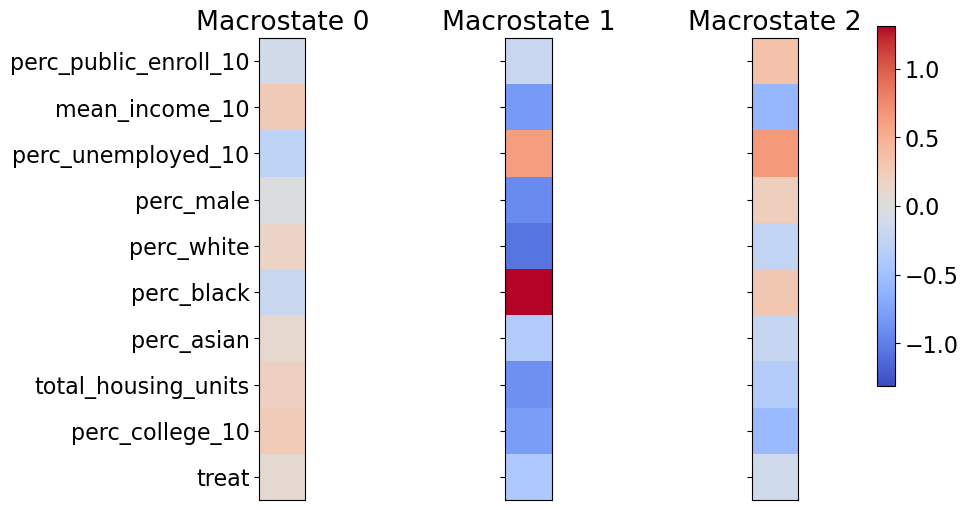
#> input picture cfl_hri/figure/poverty_cluster_3.png, 968 x 510 px, found by its file name
$ jupyter execute --allow-errors plot_merge.ipynb   (older library calls are emulated)
#> lines starting #> are read from the running program, lines starting #| are printed output that depends on the picture
[cell 1]
from PIL import Image
images_list = ['poverty_cluster_3.png',
                'poverty_cluster_6.png']
imgs = [Image.open(i) for i in images_list]
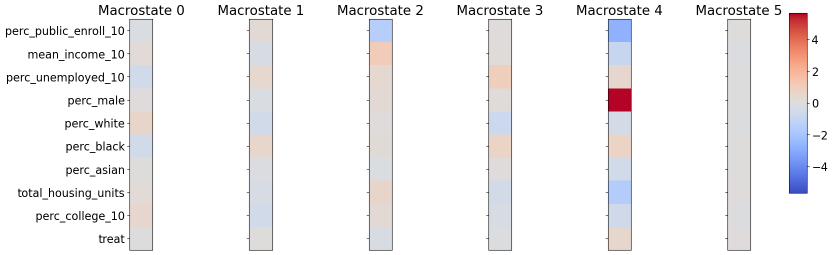
#> input picture cfl_hri/figure/poverty_cluster_6.png, 1666 x 510 px, found by its file name (shown at 1/2 size)
#> imgs = 2 items

# If you're using an older version of Pillow, you might have to use .size[0] instead of .width
# and later on, .size[1] instead of .height
min_img_width = min(i.width for i in imgs)
#> min_img_width = 968

total_height = 0
for i, img in enumerate(imgs):
    # If the image is larger than the minimum width, resize it
    if img.width > min_img_width:
        imgs[i] = img.resize((min_img_width, int(img.height / img.width * min_img_width)), Image.ANTIALIAS)
    total_height += imgs[i].height
#> this loop made 2 passes
#> total_height on passes 1 to 2: 510, 806
#> after the loop, total_height = 806

# I have picked the mode of the first image to be generic. You may have other ideas
# Now that we know the total height of all of the resized images, we know the height of our final image
img_merge = Image.new(imgs[0].mode, (min_img_width, total_height))
#> img_merge: PIL image 968x806 RGBA; every value is 0
y = 0
for img in imgs:
    img_merge.paste(img, (0, y))

    y += img.height
#> this loop made 2 passes
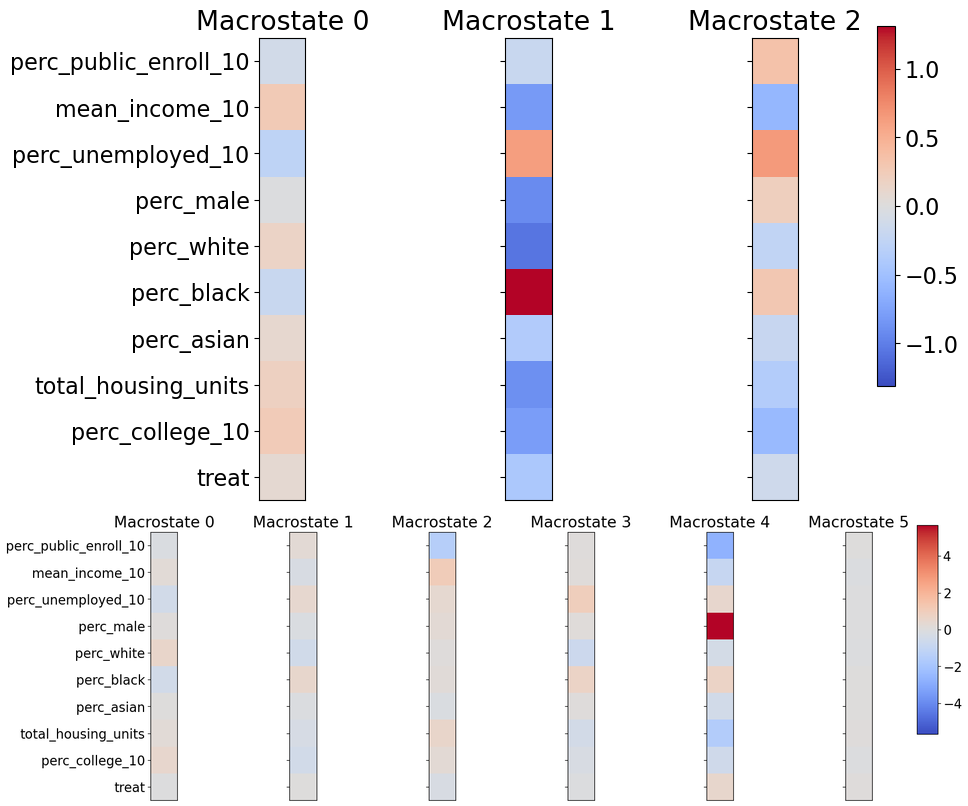
#> img_merge: PIL image 968x806 RGBA; mean R, G, B, A 239.5, 238.3, 240.9, 255
#> after the loop, y = 806
img_merge.save('cluster_poverty.png')

[cell 2]
from PIL import Image
images_list = ['value_cluster_3.png',
                'value_cluster_6.png']
imgs = [Image.open(i) for i in images_list]
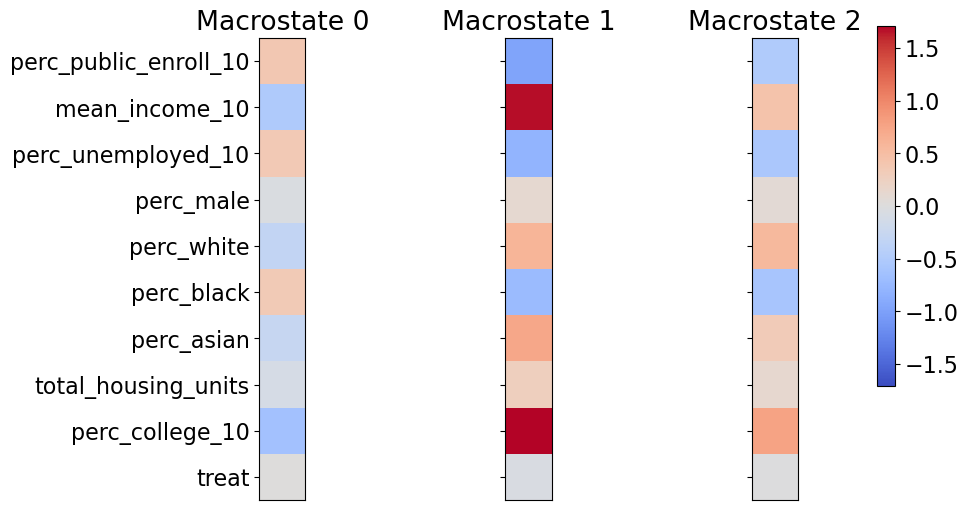
#> input picture cfl_hri/figure/value_cluster_3.png, 968 x 510 px, found by its file name
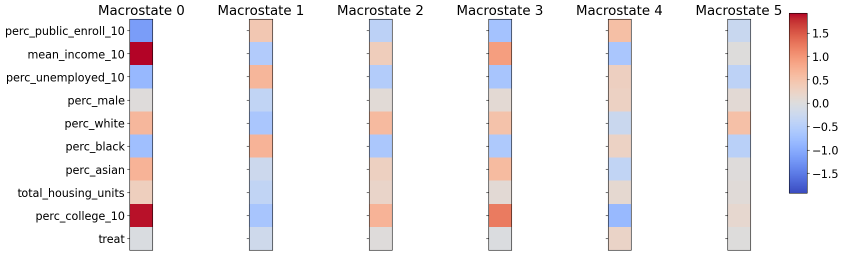
#> input picture cfl_hri/figure/value_cluster_6.png, 1687 x 510 px, found by its file name (shown at 1/2 size)

# If you're using an older version of Pillow, you might have to use .size[0] instead of .width
# and later on, .size[1] instead of .height
min_img_width = min(i.width for i in imgs)

total_height = 0
for i, img in enumerate(imgs):
    # If the image is larger than the minimum width, resize it
    if img.width > min_img_width:
        imgs[i] = img.resize((min_img_width, int(img.height / img.width * min_img_width)), Image.ANTIALIAS)
    total_height += imgs[i].height
#> this loop made 2 passes
#> total_height on passes 1 to 2: 510, 802
#> after the loop, total_height = 802

# I have picked the mode of the first image to be generic. You may have other ideas
# Now that we know the total height of all of the resized images, we know the height of our final image
img_merge = Image.new(imgs[0].mode, (min_img_width, total_height))
#> img_merge: PIL image 968x802 RGBA; every value is 0
y = 0
for img in imgs:
    img_merge.paste(img, (0, y))

    y += img.height
#> this loop made 2 passes
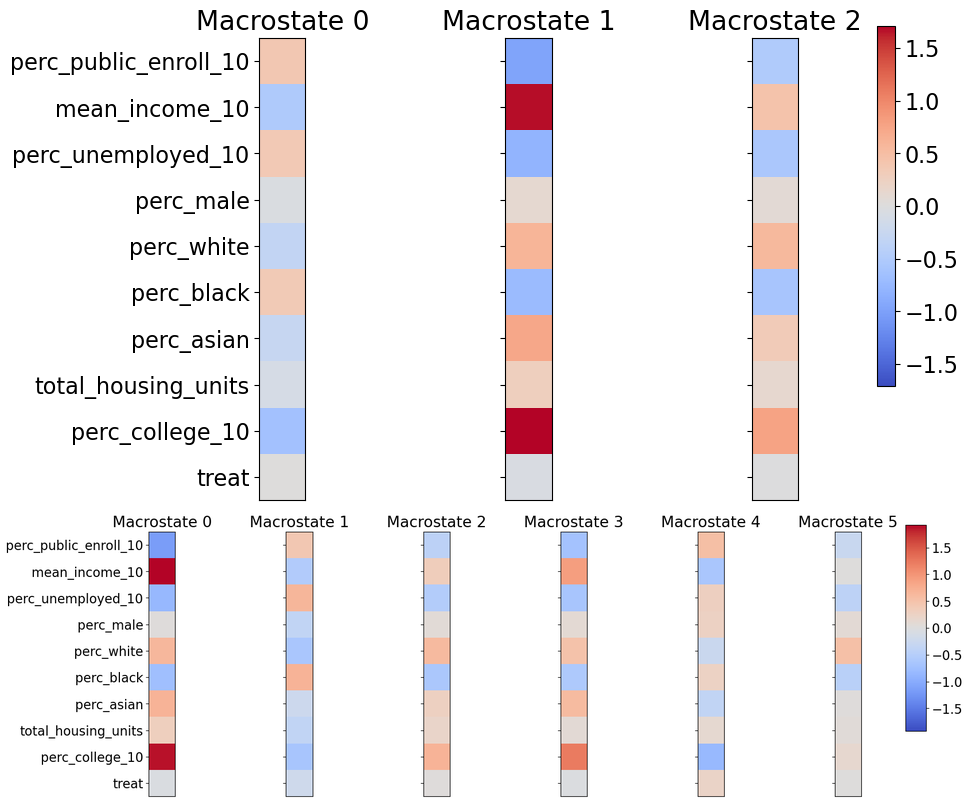
#> img_merge: PIL image 968x802 RGBA; mean R, G, B, A 240.2, 237.3, 239.2, 255
#> after the loop, y = 802
img_merge.save('cluster_value.png')

[cell 3]
from PIL import Image
images_list = ['poverty_unemployment_college_3_cl.png',
                'value_unemployment_college_3_cl.png']
imgs = [Image.open(i) for i in images_list]
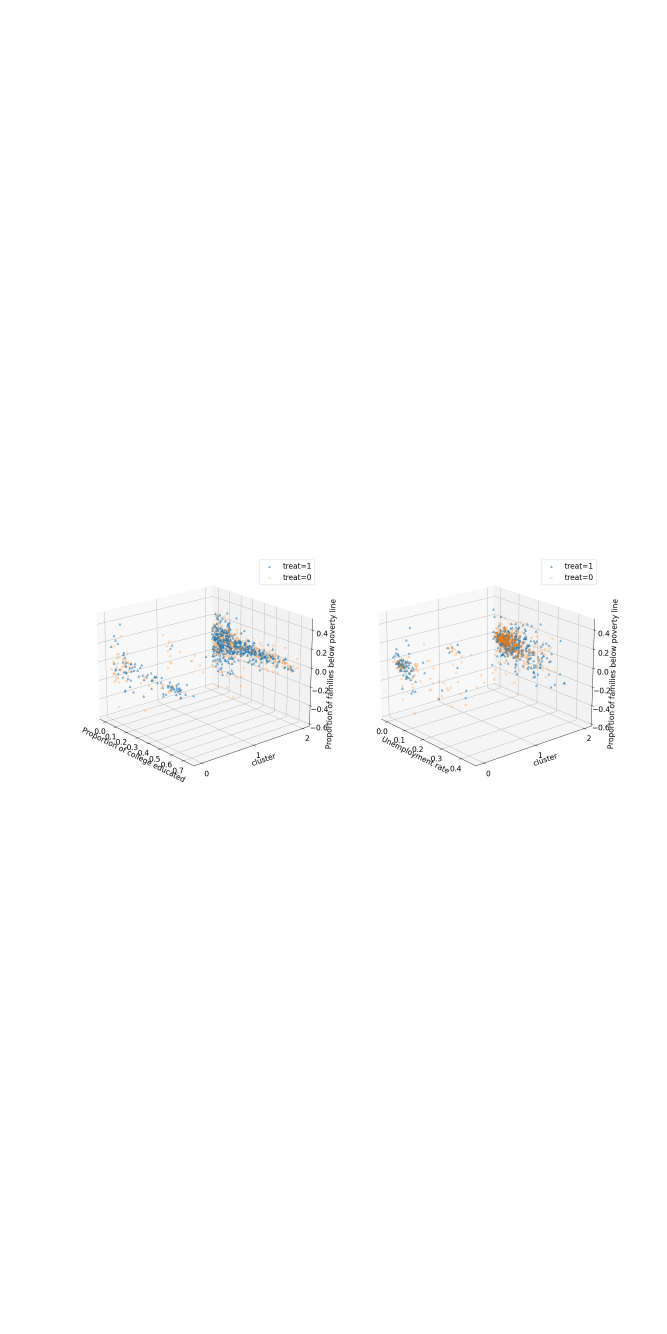
#> input picture cfl_hri/figure/poverty_unemployment_college_3_cl.png, 2000 x 4000 px, found by its file name (shown at 1/3 size)
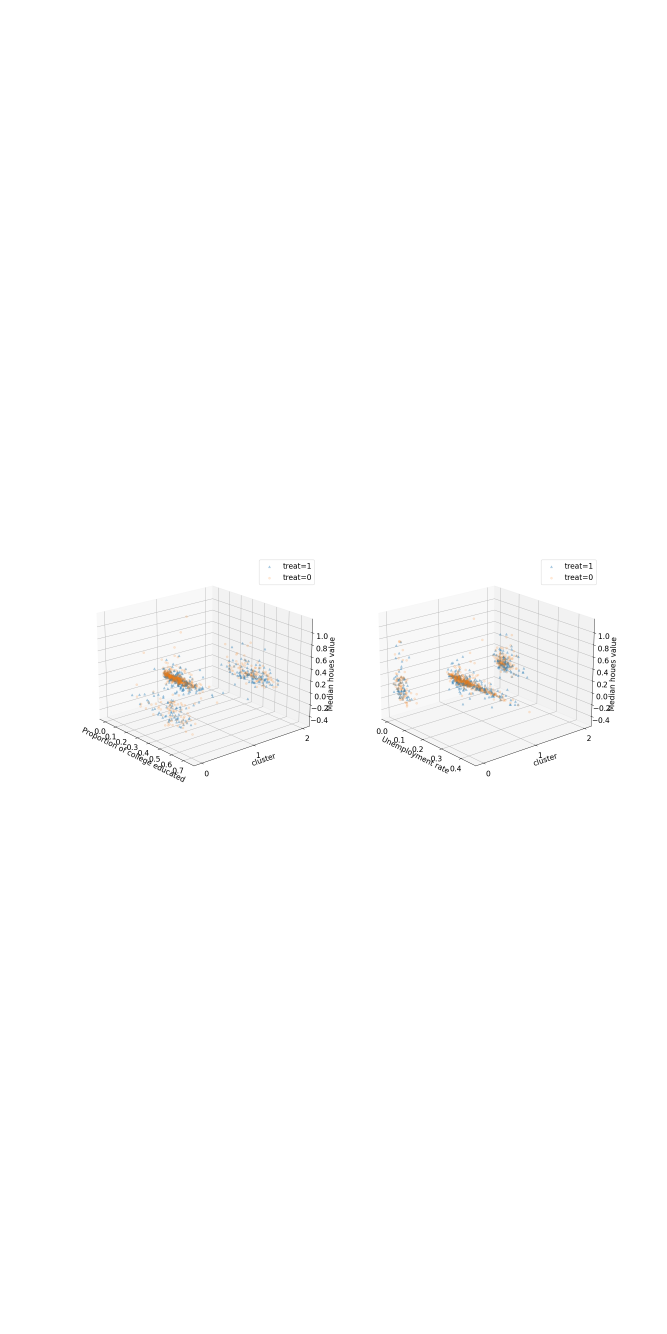
#> input picture cfl_hri/figure/value_unemployment_college_3_cl.png, 2000 x 4000 px, found by its file name (shown at 1/3 size)

# If you're using an older version of Pillow, you might have to use .size[0] instead of .width
# and later on, .size[1] instead of .height
min_img_width = min(i.width for i in imgs)
#> min_img_width = 2000

total_height = 0
for i, img in enumerate(imgs):
    # If the image is larger than the minimum width, resize it
    if img.width > min_img_width:
        imgs[i] = img.resize((min_img_width, int(img.height / img.width * min_img_width)), Image.ANTIALIAS)
    total_height += imgs[i].height
#> this loop made 2 passes
#> total_height on passes 1 to 2: 4000, 8000
#> after the loop, total_height = 8000

# I have picked the mode of the first image to be generic. You may have other ideas
# Now that we know the total height of all of the resized images, we know the height of our final image
img_merge = Image.new(imgs[0].mode, (min_img_width, total_height))
#> img_merge: PIL image 2000x8000 RGBA; every value is 0
y = 0
for img in imgs:
    img_merge.paste(img, (0, y))

    y += img.height
#> this loop made 2 passes
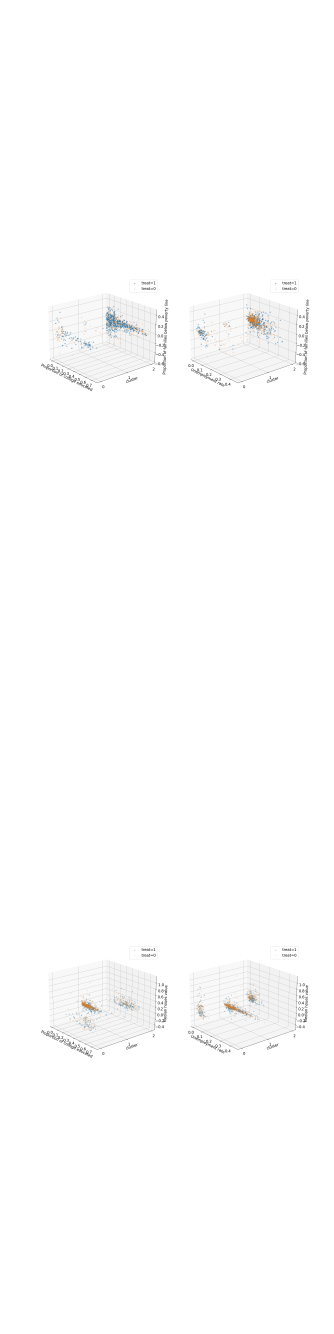
#> img_merge: PIL image 2000x8000 RGBA (shown at 1/6 size); mean R, G, B, A 253.3, 253.3, 253.3, 255
#> after the loop, y = 8000
img_merge.save('redlining_3cl_3d.png')
